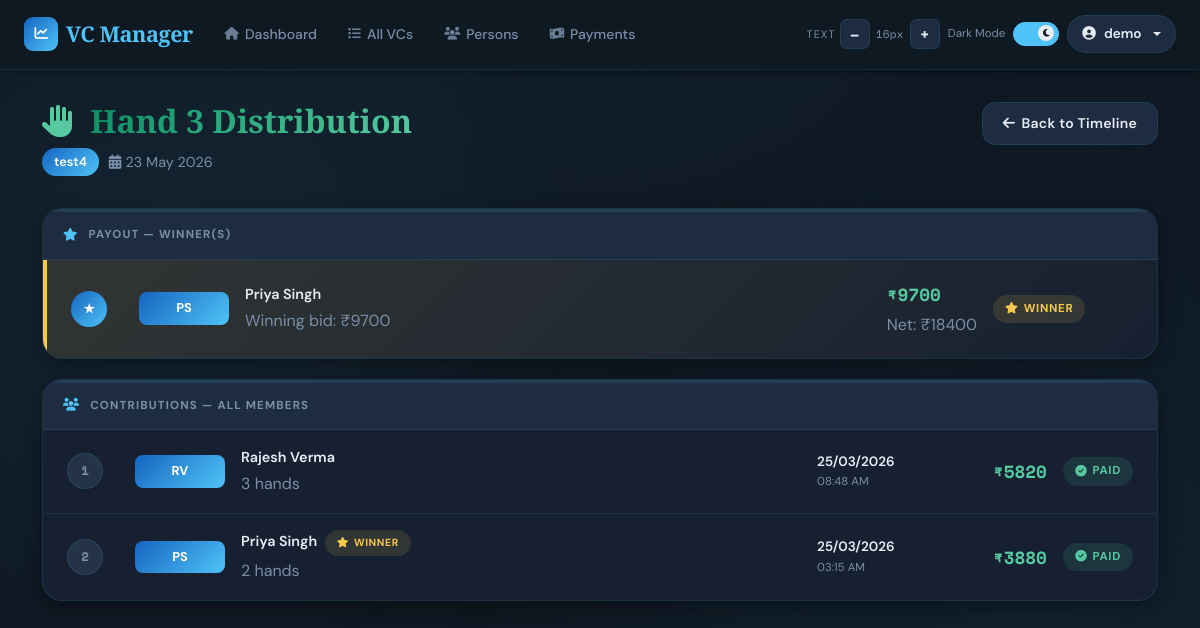
/vc/2/hand/3 (signed in), run on an earlier commit of the app's database.
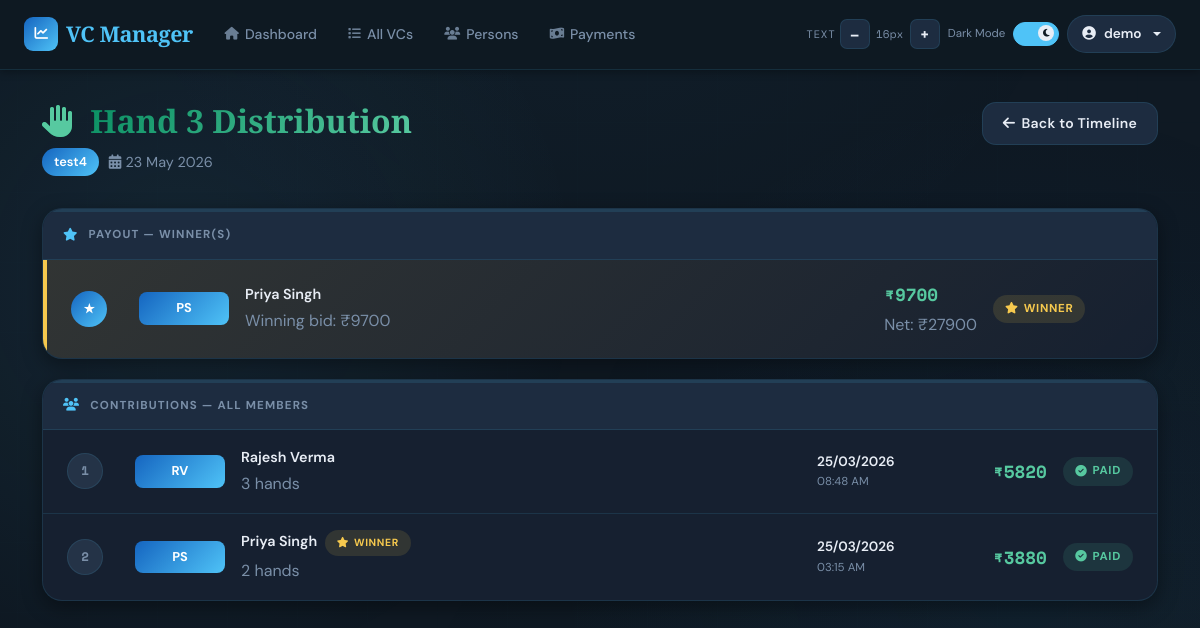
And on a later commit of the database.
### app/models/ledger.py (models this page shows)
class LedgerEntry(db.Model):
    __tablename__ = 'ledger_entries'
    id = db.Column(db.Integer, primary_key=True)
    person_id = db.Column(db.Integer, db.ForeignKey('persons.id'), nullable=True, index=True)
    vc_id = db.Column(db.Integer, db.ForeignKey('vcs.id'), nullable=True, index=True)
    date = db.Column(db.DateTime, nullable=False, default=datetime.utcnow)
    narration = db.Column(db.Text, nullable=False)
    debit = db.Column(db.Float, default=0)
    credit = db.Column(db.Float, default=0)
    balance = db.Column(db.Float, default=0)
    created_at = db.Column(db.DateTime, default=datetime.utcnow)
    vc = db.relationship('VC', foreign_keys=[vc_id], back_populates='ledger_entries', lazy=True)

### app/routes/vc.py (the view)
@vc_bp.route('/<int:vc_id>/hand/<int:hand_number>')
@login_required
def view_hand_distribution(vc_id, hand_number):
    vc   = VC.query.filter_by(id=vc_id, user_id=current_user.id).first_or_404()
    hand = VCHand.query.filter_by(vc_id=vc.id, hand_number=hand_number).first_or_404()
    vc_member_ids = [m.id for m in vc.members]
    distributions = HandDistribution.query.filter_by(hand_id=hand.id).all()
    payout_recorded = len(distributions) > 0
    payout = distributions[0] if distributions else None
    balance_map = {}
    for d in distributions:
        if not d.is_operator_taken and d.person_id:
            balance_map[d.person_id] = get_last_balance(d.person_id)
    contributions = Contribution.query.filter(
        Contribution.hand_id == hand.id,
        Contribution.person_id.in_(vc_member_ids)
    ).order_by(Contribution.date.asc()).all()
    payout = distributions[0] if distributions else None
    ledger_entries = LedgerEntry.query.filter(
        LedgerEntry.vc_id == vc.id,
        LedgerEntry.narration.like(f'%Payment for VC {vc.vc_number}, Hand {hand.hand_number}%')
    ).all()
    ledger_map = {}
    for entry in ledger_entries:
        if entry.person_id not in ledger_map:
            ledger_map[entry.person_id] = entry
    members = vc.members
    all_person_winner_ids = set()
    for h in vc.hands:
        for d in h.hand_distributions:
            if not d.is_operator_taken and d.person_id is not None:
                all_person_winner_ids.add(d.person_id)
    member_eligibility = {}
    for member in members:
        if member is None:
            continue
        wins = [
            d for h in vc.hands
            for d in h.hand_distributions
            if not d.is_operator_taken and d.person_id == member.id
        ]
        if wins:
            win_labels = [f"Hand {d.vc_hand.hand_number} · ₹{d.amount:,.0f}" for d in wins]
            member_eligibility[member.id] = {
                'is_eligible': True,  # always eligible now
                'win_info': ", ".join(win_labels)
            }
        else:
            member_eligibility[member.id] = {
                'is_eligible': True,
                'win_info': None
            }
    member_slots = {p.id: vc.get_slots(p.id) for p in vc.members}
    return render_template(
        'vc/hand_distribution.html',
        vc=vc,
        hand=hand,
        members=members,
        member_eligibility=member_eligibility,
        payout_recorded=payout_recorded,
        contributions=contributions,
        payout=payout,               # first distribution or None
        distributions=distributions, # all distributions for this hand
        ledger_map=ledger_map,
        balance_map=balance_map ,
        member_slots=member_slots
    )

### app/models/vc.py (called while the page is built)
    def get_slots(self, person_id):
        row = db.session.execute(
            vc_members.select().where(
                (vc_members.c.vc_id     == self.id) &
                (vc_members.c.person_id == person_id)
            )
        ).fetchone()
        return row.slots if row else 0

    @property
    def projected_payout(self):
        steps_from_end   = self.vc.tenure - self.hand_number + 1
        deduction_amount = self.vc.amount * (self.vc.min_interest / 100)
        return self.vc.amount - (steps_from_end * deduction_amount)

### app/routes/ledger.py (called while the page is built)
def get_last_balance(person_id):
    last_entry = LedgerEntry.query.filter_by(person_id=person_id).order_by(LedgerEntry.date.desc()).first()
    if last_entry:
        return last_entry.balance
    person = Person.query.get(person_id)
    return person.opening_balance or 0.0

### templates/vc/hand_distribution.html (shortened to what the changed rows need)
{% extends "base.html" %}
{% block content %}
<div class="page-header">
    <div>
        <h1 class="page-title">
            <i class="fas fa-hand-paper me-2" style="-webkit-text-fill-color:var(--success);"></i>
            Hand {{ hand.hand_number }} Distribution
        </h1>
    </div>
</div>
<div class="dist-card">
    {% if distributions %}
        {% for dist in distributions %}
            {% if dist.is_operator_taken %}
            <div class="payout-row operator-row" onclick="openEditModal()" title="Click to edit">
                <div class="row-index">⚙</div>
                <div><div class="person-chip operator-chip">OPERATOR</div></div>
                <div>
                    <div class="person-name  d-none d-md-block">Operator</div>
                    <div class="person-sub">Kept by operator — no member payout</div>
                </div>
                <div>
                    <div class="amount-display operator-amt">₹{{ "%.0f"|format(dist.amount) }}</div>
                    <div class="person-sub" style="margin-top:4px;">Full pool retained</div>
                </div>
                <div><span class="pay-badge operator"><i class="fas fa-cog"></i>Operator</span></div>
            </div>
            {% else %}
            <div class="payout-row" onclick="openEditModal()" title="Click to edit">
                <div class="row-index">★</div>
                <div>
                    <div class="person-chip d-none d-md-block">{{ dist.person.short_name }}</div>
                </div>
                <div>
                    <div class="person-name d-none d-md-block">{{ dist.person.name }}</div>
                    <div class="person-sub">Winning bid: ₹{{ "%.0f"|format(dist.amount) }}</div>
                </div>
                <div>
                    <div>
                        <div class="amount-display payout-amt">
                            ₹{{ "%.0f"|format(dist.amount) }}
                        </div>
                        <div class="person-sub" style="margin-top:4px;">
                            Net: ₹{{ "%.0f"|format(balance_map.get(dist.person_id, 0)) }}
                        </div>
                    </div>
                </div>
                <div><span class="pay-badge payout"><i class="fas fa-star"></i>Winner</span></div>
            </div>
            {% endif %}
        {% endfor %}
    {% endif %}
</div>
{% endblock %}

What changed in the data, as far as the page shows it:
removed LedgerEntry: balance "18400"
added LedgerEntry: balance "27900"
